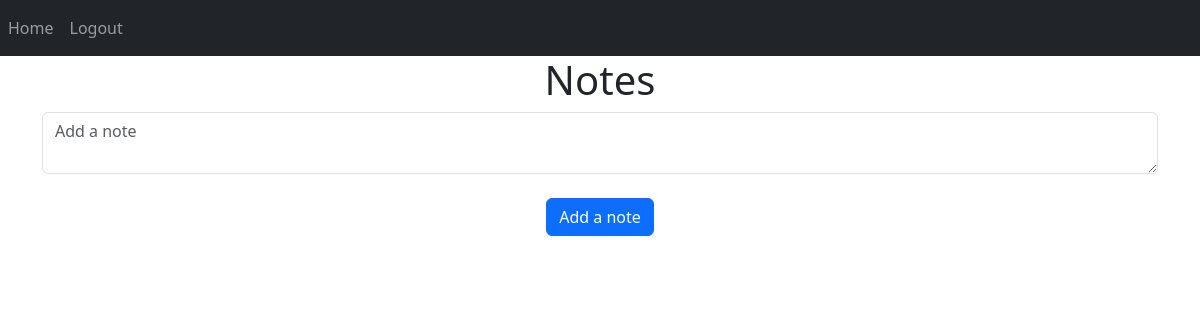
The page / (signed in) on the database as committed earlier.
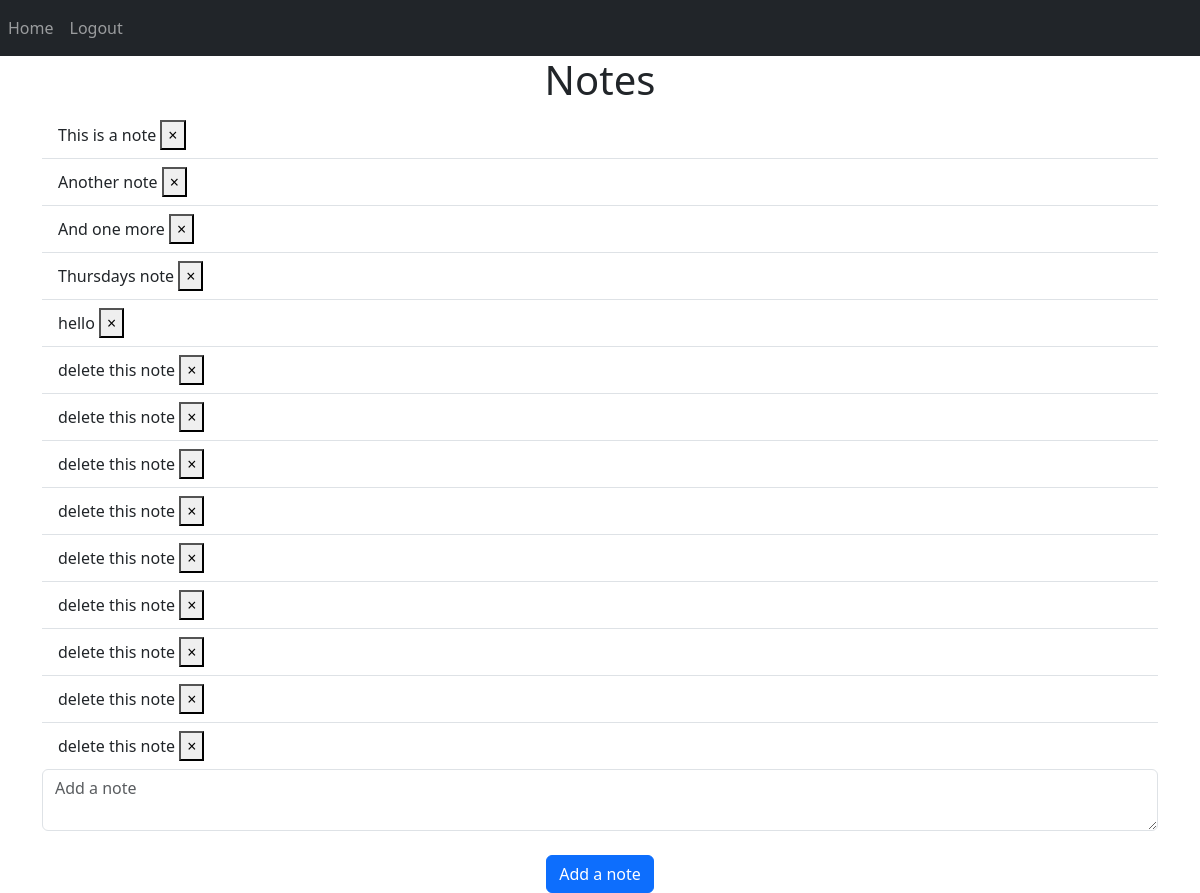
The same page on the database as committed later.
### website/models.py (models this page shows)
class Note(db.Model):
    id = db.Column(db.Integer, primary_key=True)
    data = db.Column(db.String(10000))
    date = db.Column(db.DateTime(timezone=True), default=func.now())
    user_id = db.Column(db.Integer, db.ForeignKey('user.id'))

### website/views.py (the view, shortened to what this page needs)
@views.route('/', methods=['GET', 'POST'])
@login_required
def index():
    return render_template('home.html', user=current_user)

### website/__init__.py (called while the page is built)
def create_app():
    app = Flask(__name__)
    app.config['SECRET_KEY'] = 'secret-key-123'
    app.config['SQLALCHEMY_DATABASE_URI'] = f'sqlite:///{DB_NAME}'
    db.init_app(app)  # Initialize the database with the Flask app.
    from .views import views
    from .auth import auth
    app.register_blueprint(views, url_prefix='/')
    app.register_blueprint(auth, url_prefix='/')
    from .models import User, Note
    with app.app_context():
        db.create_all()
    login_manager = LoginManager()
    login_manager.login_view = 'auth.login'
    login_manager.init_app(app)
    @login_manager.user_loader
    def load_user(id):
        return User.query.get(int(id))
    return app

### website/templates/home.html
{% extends "base.html" %} {% block title %}Home{% endblock %} {% block content
%}
<h1 align="center">Notes</h1>
<ul class="list-group list-group-flush" id="notes">
  {% for note in user.notes %}
  <li class="list-group-item">
    {{ note.data }}
    <button type="button" class="close" onClick="deleteNote({{ note.id }})">
      <span aria-hidden="true">&times;</span>
    </button>
  </li>
  {% endfor %}
</ul>
<form method="POST">
  <textarea name="note" id="note" class="form-control" placeholder="Add a note"></textarea>
  <br />
  <div align="center">
    <button type="submit" class="btn btn-primary">Add a note</button>
  </div>
</form>
{% endblock %}

### website/templates/base.html (shortened to what this page needs)
<!DOCTYPE html>
<html lang="en">
  <head>
    <link
      href="https://cdn.jsdelivr.net/npm/bootstrap@5.3.1/dist/css/bootstrap.min.css"
      rel="stylesheet"
    />
    <link
      rel="stylesheet"
      href="https://stackpath.bootstrapcdn.com/font-awesome/4.7.0/css/font-awesome.min.css"
    />
  </head>
  <body>
    <nav class="navbar navbar-expand-lg navbar-dark bg-dark">
      <div class="collapse navbar-collapse" id="navbar">
        <div class="navbar-nav">
          {% if user.is_authenticated %}
          <a class="navbar-nav nav-link" id="home" href="/">Home</a>
          <a class="navbar-nav nav-link" id="logout" href="/logout">Logout</a>
          {% else %}
          <a class="navbar-nav nav-link" id="login" href="/login">Login</a>
          <a class="navbar-nav nav-link" id="signup" href="/sign-up">Sign up</a>
          {% endif %}
        </div>
      </div>
    </nav>
    <div class="container">{% block content %} {% endblock %}</div>
  </body>
</html>

Rows that differ between the two databases and show on the page:
added Note: data "This is a note"
added Note: data "Another note"
added Note: data "And one more"
added Note: data "Thursdays note"
added Note: data "hello"
added Note: data "delete this note"
added Note: data "delete this note"
added Note: data "delete this note"
added Note: data "delete this note"
added Note: data "delete this note"
added Note: data "delete this note"
added Note: data "delete this note"
added Note: data "delete this note"
added Note: data "delete this note"
